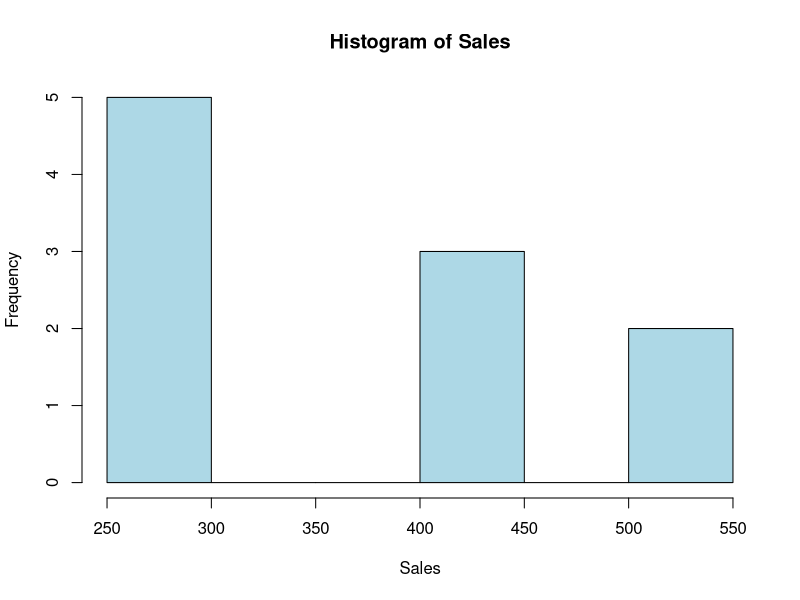
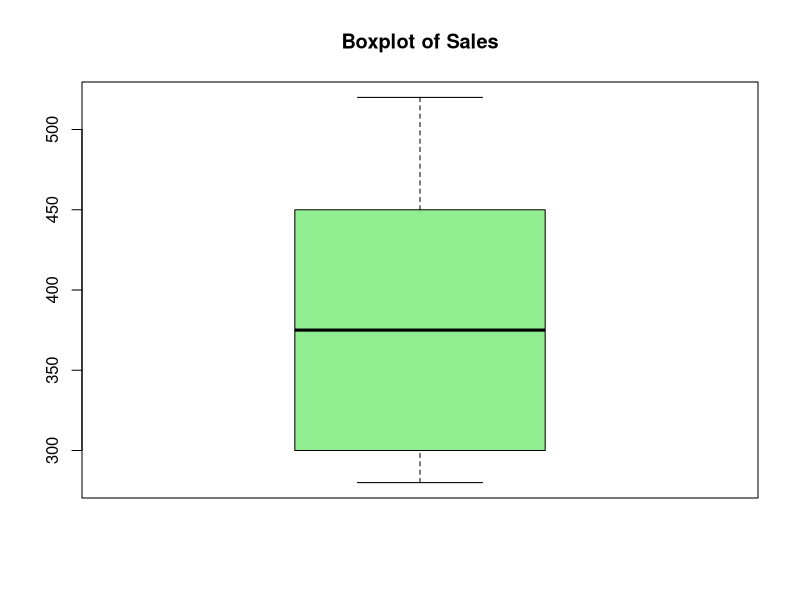
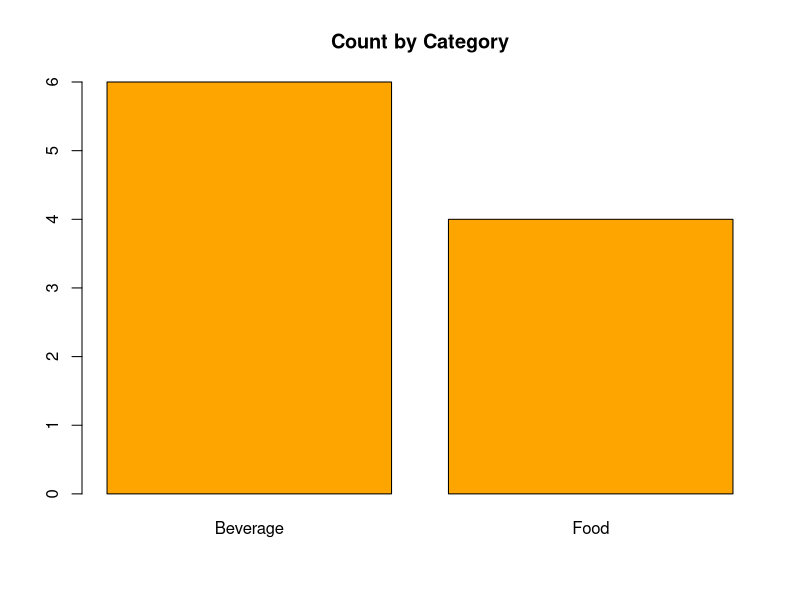
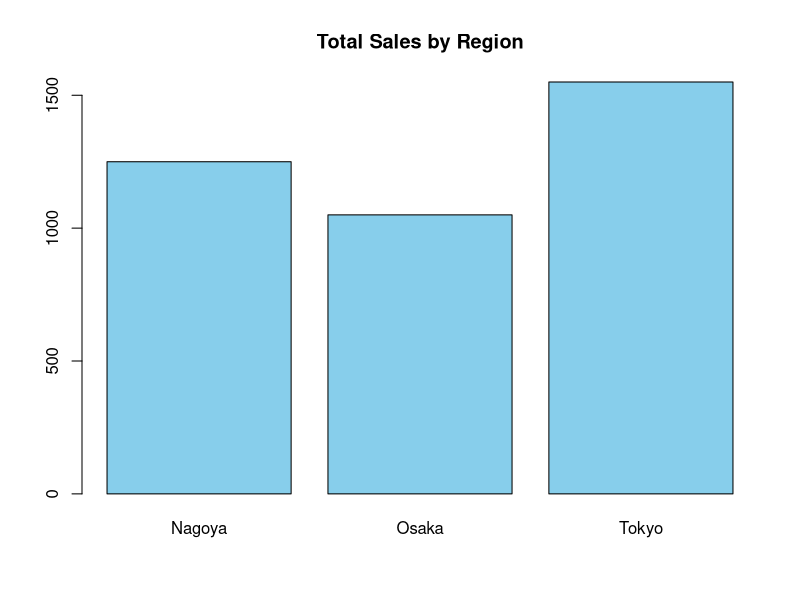

Here is the R script that generated these plots, in order:
## ---- chunk 1
sales_data <- read.csv("data/sample_sales.csv", stringsAsFactors = FALSE)

sales_data
## ---- chunk 2
head(sales_data)
str(sales_data)
dim(sales_data)
names(sales_data)
summary(sales_data)
## ---- chunk 3
sum(sales_data$sales)
mean(sales_data$sales)
max(sales_data$sales)
min(sales_data$sales)
## ---- chunk 4
sales_data[sales_data$region == "Tokyo", ]
sales_data[sales_data$category == "Beverage", ]
## ---- chunk 5
aggregate(sales ~ category, data = sales_data, sum)
aggregate(quantity ~ category, data = sales_data, sum)
## ---- chunk 6
aggregate(sales ~ region, data = sales_data, sum)
## ---- chunk 7
table(sales_data$product)
## ---- chunk 8
hist(
  sales_data$sales,
  main = "Histogram of Sales",
  xlab = "Sales",
  col = "lightblue"
)

boxplot(
  sales_data$sales,
  main = "Boxplot of Sales",
  col = "lightgreen"
)

barplot(
  table(sales_data$category),
  main = "Count by Category",
  col = "orange"
)
## ---- chunk 9
sales_by_region <- aggregate(sales ~ region, data = sales_data, sum)

barplot(
  sales_by_region$sales,
  names.arg = sales_by_region$region,
  main = "Total Sales by Region",
  col = "skyblue"
)
